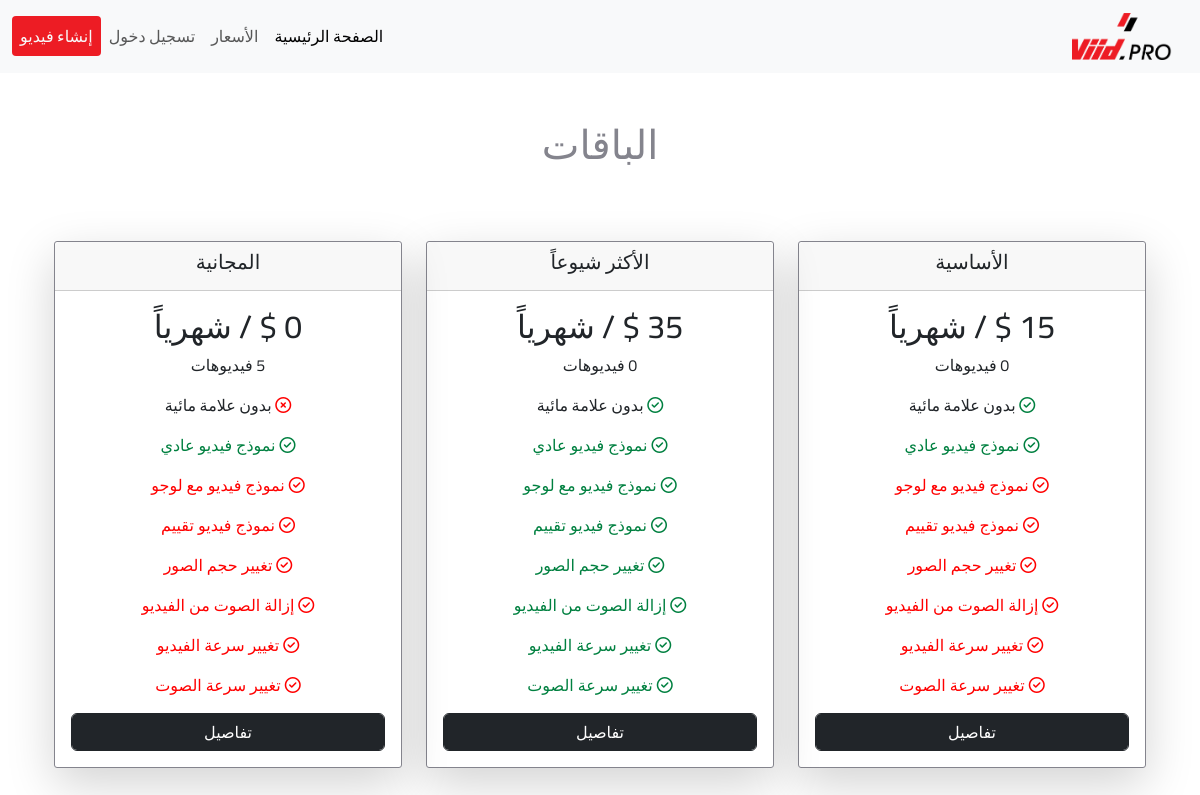
The page /pay/plans/ on the database its author committed.
### pay/models.py (models this page shows, shortened)
class Plan(models.Model):
    name=models.CharField(max_length=100, verbose_name='اسم الباقة')
    price=models.IntegerField(verbose_name="سعر الباقة")
    validaity=models.CharField(max_length=100, verbose_name="دورة الباقة (30 يوم)")
    unlimited=models.BooleanField(default=False, verbose_name='غير محدودة')
    videos_per_months = models.IntegerField(default=0)

class Feature(models.Model):
    plan =models.OneToOneField(Plan, on_delete=models.CASCADE)
    template1 = models.BooleanField(default=True, verbose_name="النموذج الأول")
    template2 = models.BooleanField(default=False, verbose_name="نموذج فيديو مع لوجو")
    template3 = models.BooleanField(default=False, verbose_name="نموذج تقييم")
    change_img_size = models.BooleanField(default=False, verbose_name="تغيير حجم الصور")
    remove_audio = models.BooleanField(default=False, verbose_name="إزالة الصوت من الفيديو")
    change_video_speed = models.BooleanField(default=False, verbose_name="تغيير سرعة الفيديو")
    change_audio_speed = models.BooleanField(default=False, verbose_name="تغيير سرعة الصوت")
    watermark= models.BooleanField(default=True, verbose_name="العلامة المائية")

### pay/views.py (the view)
# urls.py: path("plans/", plans, name="plans"),
def plans(request):
    plans = Plan.objects.all()
    feature_obj = Feature.objects.all()
    context={
        "plans":plans,
        "features": feature_obj,
    }
    return render (request, 'pay/plans.html', context)

### pay/templates/pay/plans.html (shortened to what this page needs)
{% extends 'base.html'  %}
{% block content %}
   <div class="container head mt-5">
    <div class="row">
      <h1> الباقات </h1>
    </div>
   </div>
  <div class="container mt-5">
    <div class="row">
       {% for p  in plans  %}
      <div class="col-lg-4 col-md-6 col-sm-12">
        <div class="card shadow-lg mb-5 bg-white">
          <div class="card-header">
            <h5 class="card-title">{{p.name}}</h5>
          </div>
          <div class="card-body">
            <h2 class="card-text">{{p.price}} $ / شهرياً</h2>
              {% for feature in features %}
                {% if feature.plan.name == p.name %}
                  <p class="card-text">{{feature.plan.videos_per_months}} فيديوهات </p>
                  {% if feature.watermark == 0 %}
                  <p>
                    <i class="fa-regular fa-circle-check" style="color: #008040;"></i>
                     بدون علامة مائية
                  </p>
                  {% else %}
                  <p>
                    <i class="fa-regular fa-circle-xmark" style="color: #ff0000;"></i>
                     بدون علامة مائية
                  </p>
                  {% endif %}
		{% if feature.template1 == 0 %}
		<p>
		<i class='fa-regular fa-circle-check' style='color: #ff0000'  > نموذج فيديو عادي </i>
		</p>
		{% else %}
                <p>
                <i class='fa-regular fa-circle-check' style='color: #008040' > نموذج فيديو عادي</i>
                </p>
		{% endif %}
                {% if feature.template2 == 0 %}
                <p>
                <i class='fa-regular fa-circle-check' style='color: #ff0000' > نموذج فيديو مع لوجو</i>
                </p>
                {% else %}
                <p>
                <i class='fa-regular fa-circle-check' style='color: #008040' > نموذج فيديو مع لوجو</i>
                </p>
                {% endif %}
                {% if feature.template3 == 0 %}
                <p>
                <i class='fa-regular fa-circle-check' style='color: #ff0000' > نموذج فيديو تقييم</i>
                </p>
                {% else %}
                <p>
                <i class='fa-regular fa-circle-check' style='color: #008040' > نموذج فيديو تقييم</i>
                </p>
                {% endif %}
                {% if feature.change_img_size == 0 %}
                <p>
                <i class='fa-regular fa-circle-check' style='color: #ff0000' > تغيير حجم الصور</i>
                </p>
                {% else %}
                <p>
                <i class='fa-regular fa-circle-check' style='color: #008040' > تغيير حجم الصور</i>
                </p>
                {% endif %}
                {% if feature.remove_audio == 0 %}
                <p>
                <i class='fa-regular fa-circle-check' style='color: #ff0000' > إزالة الصوت من الفيديو</i>
                </p>
                {% else %}
                <p>
                <i class='fa-regular fa-circle-check' style='color: #008040' > إزالة الصوت من الفيديو</i>
                </p>
                {% endif %}
                {% if feature.change_video_speed == 0 %}
                <p>
                <i class='fa-regular fa-circle-check' style='color: #ff0000' > تغيير سرعة الفيديو</i>
                </p>
                {% else %}
                <p>
                <i class='fa-regular fa-circle-check' style='color: #008040' > تغيير سرعة الفيديو</i>
                </p>
                {% endif %}
                {% if feature.change_audio_speed == 0 %}
                <p>
                <i class='fa-regular fa-circle-check' style='color: #ff0000' > تغيير سرعة الصوت</i>
                </p>
                {% else %}
                <p>
                <i class='fa-regular fa-circle-check' style='color: #008040' > تغيير سرعة الصوت</i>
                </p>
                {% endif %}
                {% endif %}
              {% endfor  %}
            <a class="btn btn-dark form-control" href="{% url 'pay:plan_detalis' p.id %}">تفاصيل</a>
          </div>
        </div>
      </div>
  {% endfor %}
{% endblock content %}

### templates/base.html (shortened to what this page needs)
{% load static %}
<!DOCTYPE html>
<html lang="ar" dir="rtl">
<head>
    <link rel="stylesheet" href="https://cdnjs.cloudflare.com/ajax/libs/font-awesome/6.4.0/css/all.min.css" />
    <link href="https://cdn.jsdelivr.net/npm/bootstrap@5.3.0-alpha1/dist/css/bootstrap.min.css" rel="stylesheet">
</head>
<body>
  <nav class="navbar navbar-expand-lg bg-body-tertiary">
    <div class="container-fluid">
      <a class="navbar-brand" href="{% url 'pages:index' %}">
        <img src="{% static 'images/logo.png' %}" width="100" class="d-inline-block align-top" alt="Your Logo">
      </a>
      <div class="collapse navbar-collapse" id="navbarSupportedContent">
        <ul class="navbar-nav me-auto mb-2 mb-lg-0">
          <li class="nav-item">
            <a class="nav-link active" aria-current="page" href="{% url 'pages:index' %}">الصفحة الرئيسية</a>
          </li>
          <li class="nav-item">
            <a class="nav-link" href="{% url 'pay:plans' %}">الأسعار</a>
          </li>
          {% if not user.is_authenticated %}
          <li class="nav-item">
            <a href="{% url 'account_login' %}" class="nav-link">تسجيل دخول</a>
          </li>
          {% endif %}
          <li class="nav-item">
            <a class="nav-link btn btn-sm text-light " style="background-color: #ed1c24;" href="{% url 'video:combine-images' %}">إنشاء فيديو</a>
          </li>
        </ul>
      </div>
    </div>
  </nav>
      <div class="container mt-3 mb-3">
        {% block content %}
        {% endblock content %}
      </div>
</body>
</html>

### templates/base.html (style rules this page uses)
* { font-family: 'Cairo', sans-serif; }

### pay/templates/pay/plans.html (style rules this page uses)
* { font-family: 'Cairo', sans-serif; }
.head { text-align: center; font-family: unset; font-weight: 600; color: #84848d; }
.card { border: .5px solid #84848d; border-radius: 3px; text-align: center; }

### rows shown on the page
Plan: name "الأساسية"
Feature: plan.videos_per_months "0", watermark False (drawn), template1 "نموذج فيديو عادي", template2 "نموذج فيديو مع لوجو", template3 "نموذج فيديو تقييم", change_img_size "تغيير حجم الصور", remove_audio "إزالة الصوت من الفيديو", change_video_speed "تغيير سرعة الفيديو", change_audio_speed "تغيير سرعة الصوت"
Plan: name "الأكثر شيوعاً"
Feature: plan.videos_per_months "0", watermark False (drawn), template1 "نموذج فيديو عادي", template2 "نموذج فيديو مع لوجو", template3 "نموذج فيديو تقييم", change_img_size "تغيير حجم الصور", remove_audio "إزالة الصوت من الفيديو", change_video_speed "تغيير سرعة الفيديو", change_audio_speed "تغيير سرعة الصوت"
Plan: name "المجانية"
Feature: watermark True (drawn), template1 "نموذج فيديو عادي", template2 "نموذج فيديو مع لوجو", template3 "نموذج فيديو تقييم", change_img_size "تغيير حجم الصور", remove_audio "إزالة الصوت من الفيديو", change_video_speed "تغيير سرعة الفيديو", change_audio_speed "تغيير سرعة الصوت"
